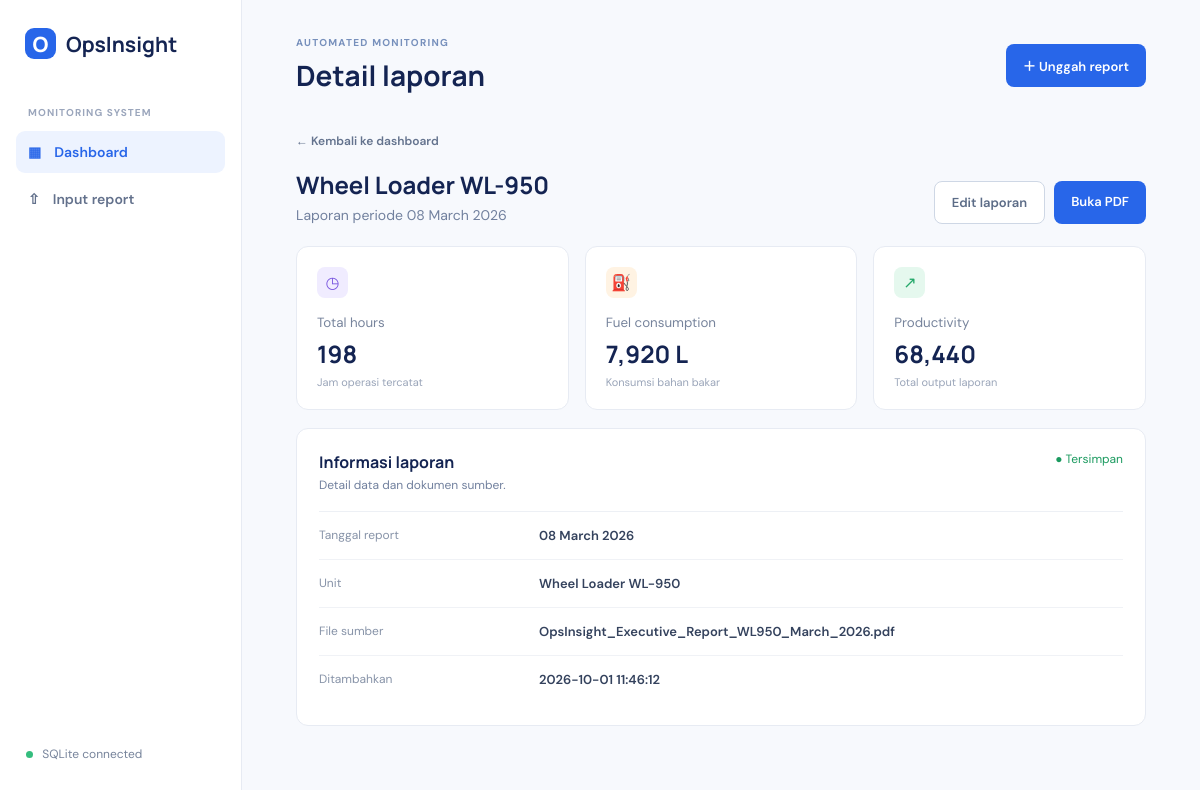
The app's page /reports/5 with its own data.
### tables this page shows
CREATE TABLE reports (
          id INTEGER PRIMARY KEY AUTOINCREMENT,
          report_date TEXT NOT NULL,
          unit TEXT NOT NULL,
          total_hours REAL NOT NULL DEFAULT 0,
          fuel_consumption REAL NOT NULL DEFAULT 0,
          productivity REAL NOT NULL DEFAULT 0,
          source_file TEXT,
          created_at TEXT NOT NULL DEFAULT CURRENT_TIMESTAMP
        );

### app.py (the view)
@app.route("/reports/<int:report_id>")
def view_report(report_id):
    return render_template("report_detail.html", report=get_report_or_404(report_id))

### app.py (called while the page is built)
def get_db():
    if "db" not in g:
        g.db = sqlite3.connect(DB_PATH)
        g.db.row_factory = sqlite3.Row
    return g.db

def get_report_or_404(report_id: int):
    report = get_db().execute("SELECT * FROM reports WHERE id = ?", (report_id,)).fetchone()
    if report is None:
        abort(404)
    return report

### templates/report_detail.html (shortened to what this page needs)
{% extends 'base.html' %}
{% block heading %}Detail laporan{% endblock %}
{% block content %}
<section class="detail-header">
  <div><a class="back-link" href="{{ url_for('dashboard') }}">← Kembali ke dashboard</a><h2>{{ report['unit'] }}</h2><p>Laporan periode {{ report['report_date'] }}</p></div>
  <div class="detail-actions"><a class="btn ghost" href="{{ url_for('edit_report', report_id=report['id']) }}">Edit laporan</a>{% if report['source_file'] %}<a class="btn" href="{{ url_for('view_report_file', report_id=report['id']) }}" target="_blank">Buka PDF</a>{% endif %}</div>
</section>
<section class="detail-grid">
  <article><span class="metric-icon purple">◷</span><small>Total hours</small><strong>{{ '{:,.0f}'.format(report['total_hours']) }}</strong><p>Jam operasi tercatat</p></article>
  <article><span class="metric-icon orange">⛽</span><small>Fuel consumption</small><strong>{{ '{:,.0f}'.format(report['fuel_consumption']) }} L</strong><p>Konsumsi bahan bakar</p></article>
  <article><span class="metric-icon green">↗</span><small>Productivity</small><strong>{{ '{:,.0f}'.format(report['productivity']) }}</strong><p>Total output laporan</p></article>
</section>
<section class="record-card">
  <div class="record-card-head"><div><h3>Informasi laporan</h3><p>Detail data dan dokumen sumber.</p></div><span class="saved">● Tersimpan</span></div>
  <dl><div><dt>Tanggal report</dt><dd>{{ report['report_date'] }}</dd></div><div><dt>Unit</dt><dd>{{ report['unit'] }}</dd></div><div><dt>File sumber</dt><dd>{{ report['source_file'].split('_', 1)[1] if report['source_file'] and '_' in report['source_file'] else (report['source_file'] or 'Tidak tersedia') }}</dd></div><div><dt>Ditambahkan</dt><dd>{{ report['created_at'] }}</dd></div></dl>
</section>
{% endblock %}

### static/style.css (style rules this page uses)
:root { --ink:#142452;--muted:#71809e;--line:#e7ebf3;--blue:#2866e9;--soft:#f6f8fc;--green:#25a86a }
* { box-sizing:border-box }
body { margin:0;background:#f7f9fd;color:var(--ink);font-family:'DM Sans',sans-serif }
h1,h2,h3,p { margin-top:0 }
h2 { font:700 21px Manrope;margin-bottom:8px }
h3 { font:700 15px Manrope;margin-bottom:4px }
.upload-link,.btn { background:var(--blue);color:#fff;border:0;border-radius:8px;padding:12px 17px;font:600 13px 'DM Sans';text-decoration:none;cursor:pointer }
.btn.ghost { background:#fff;border:1px solid #ced7e5;color:#5c6c87 }
.metric-icon { display:grid;place-items:center;width:31px;height:31px;border-radius:8px;font-size:16px }
.purple { background:#f0ecff;color:#7754df }
.orange { background:#fff3e3;color:#dc891a }
.green { background:#e5f8ee;color:#25a86a }
.saved { color:#1b9a5f;font-size:12px }
.detail-header { display:flex;align-items:flex-end;justify-content:space-between;margin-bottom:22px }
.detail-header h2 { font-size:24px;margin:18px 0 5px }
.detail-header p { margin:0;color:var(--muted);font-size:14px }
.back-link { color:#64738e;text-decoration:none;font-size:12px;font-weight:600 }
.detail-actions { display:flex;gap:9px }
.detail-grid { display:grid;grid-template-columns:repeat(3,1fr);gap:16px;margin-bottom:18px }
.detail-grid article,.record-card,.edit-card { background:#fff;border:1px solid var(--line);border-radius:12px }
.detail-grid article { padding:20px }
.detail-grid small { display:block;color:#77849c;margin:16px 0 6px }
.detail-grid strong { display:block;font:700 24px Manrope }
.detail-grid p { margin:5px 0 0;color:#9aa5b9;font-size:11px }
.record-card { padding:22px }
.record-card-head { display:flex;align-items:flex-start;justify-content:space-between;padding-bottom:18px;border-bottom:1px solid #edf0f5 }
.record-card-head h3 { font-size:16px }
.record-card-head p { margin:0;color:var(--muted);font-size:12px }
.record-card dl { margin:0 }
.record-card dl div { display:grid;grid-template-columns:220px 1fr;padding:15px 0;border-bottom:1px solid #f0f2f6 }
.record-card dl div:last-child { border:0 }
.record-card dt { color:#8793a8;font-size:12px }
.record-card dd { margin:0;color:#34425d;font-size:13px;font-weight:600;overflow-wrap:anywhere }

### records on screen
reports: unit "Wheel Loader WL-950", report_date "08 March 2026", total_hours "198", fuel_consumption "7,920", productivity "68,440", source_file.split "OpsInsight_Executive_Report_WL950_March_2026.pdf", created_at "2026-10-01 11:46:12"
